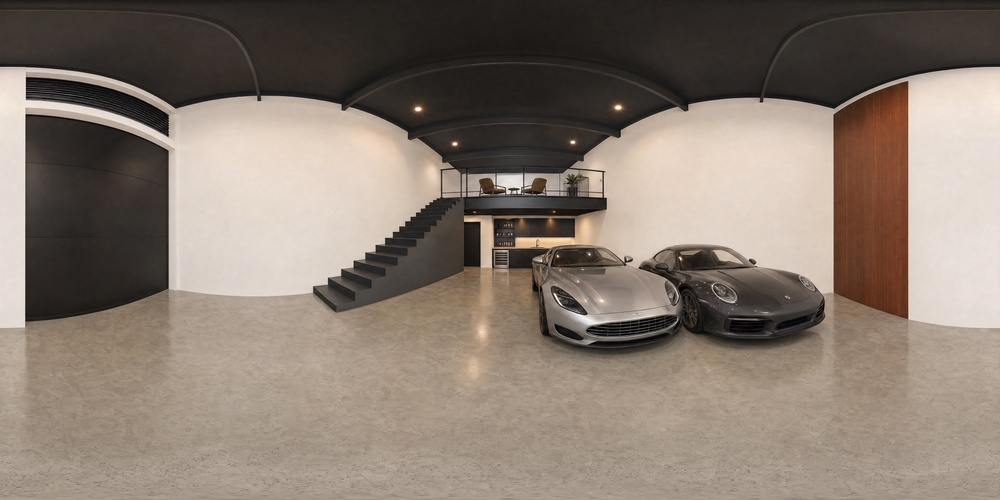
#> input picture model/proof-scene/panos/deluxe-interior-photoreal-higgsfield-v1-seam8.jpg, 1000 x 500 px, shrunk from 4096 x 2048 before the run
$ python heal_panorama_seam.py ../model/proof-scene/panos/deluxe-interior-photoreal-higgsfield-v1-seam8.jpg out.png
#> lines starting #> are read from the running program, lines starting #| are printed output that depends on the picture
#!/usr/bin/env python3
"""Make panorama edge pixels converge without changing the scene interior."""

from __future__ import annotations

import argparse
from pathlib import Path

from PIL import Image


def heal(source: Path, output: Path, band: int):
#> called with band = 128
    image = Image.open(source).convert("RGB")
#> image is the input picture: PIL image 1000x500 RGB; mean R, G, B 135.4, 122.6, 111.4
    width, height = image.size
#> width = 1000; height = 500
    if band < 2 or band * 2 >= width:
        raise ValueError("band must be at least 2 and narrower than half the image")

    pixels = image.load()
    for y in range(height):
        for offset in range(band):
            left_x = offset
            right_x = width - 1 - offset
            left = pixels[left_x, y]
            right = pixels[right_x, y]
            target = tuple(round((left[channel] + right[channel]) / 2) for channel in range(3))
            weight = 1.0 - offset / (band - 1)
            pixels[left_x, y] = tuple(round(left[channel] * (1 - weight) + target[channel] * weight) for channel in range(3))
            pixels[right_x, y] = tuple(round(right[channel] * (1 - weight) + target[channel] * weight) for channel in range(3))

    output.parent.mkdir(parents=True, exist_ok=True)
    image.save(output, quality=94, subsampling=0, optimize=True)
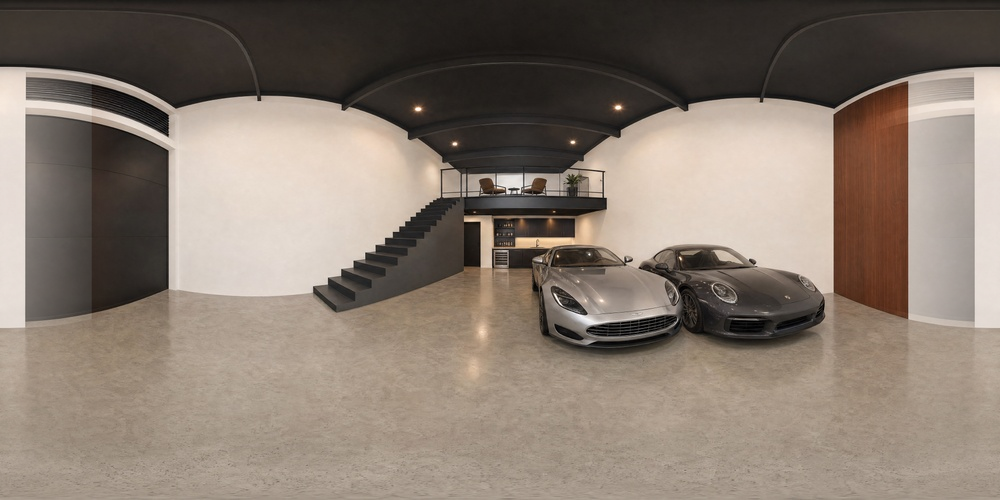
#> saved as out.png: PIL image 1000x500 RGB; mean R, G, B 135.4, 122.6, 111.4
    print(f"wrote {output} with {band}px wrap blend")


def main():
    parser = argparse.ArgumentParser()
    parser.add_argument("source", type=Path)
    parser.add_argument("output", type=Path)
    parser.add_argument("--band", type=int, default=128)
    args = parser.parse_args()
    heal(args.source, args.output, args.band)


if __name__ == "__main__":
    main()
